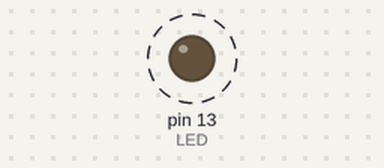
The sketch below on a simulated Arduino Uno, built with avr-gcc and run on an emulated ATmega328P. Shown: output pins drawn as LEDs (lit = HIGH). Dashed ring = blinking.

Above: at 0.6 s.
Timing chart, 0 to 3.0 s (numbered marks = the images above):
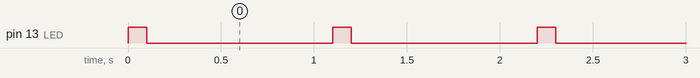

Measured:
- by itself, pin 13 (LED): alternates HIGH for 0.10 s and LOW for 1.0 s

The sketch:

BlinkingLED.ino
```cpp
const int LED = 13; // LED connected to digital pin 13


void setup() {
  //put your setup code here, to run once:
  pinMode(LED, OUTPUT); // sets the digital pin as output
}

void loop() {
  // put your main code here, to run repeatedly:
  digitalWrite(LED, HIGH); // turns the LED on
  delay(100); // waits for a second
  digitalWrite(LED, LOW); // turns the LED off
  delay(1000); // waits for a second


}
```
